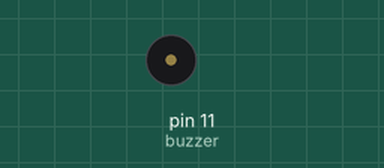
Bench run of a sketch on a simulated Arduino Uno, built with avr-gcc and run on an emulated ATmega328P. Shown: buzzer (waves = sounding).

Above: at 0.1 s.
At 40.4 s:
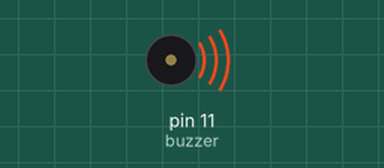
Timing chart, 0 to 44.1 s (numbered marks = the images above):
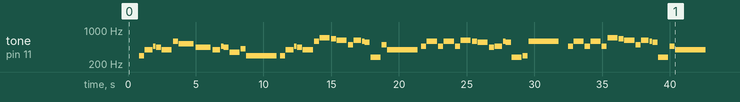

The sketch:

Lession01-buzzer.ino
```cpp
#define NOTE_B0  31
#define NOTE_C1  33
#define NOTE_CS1 35
#define NOTE_D1  37
#define NOTE_DS1 39
#define NOTE_E1  41
#define NOTE_F1  44
#define NOTE_FS1 46
#define NOTE_G1  49
#define NOTE_GS1 52
#define NOTE_A1  55
#define NOTE_AS1 58
#define NOTE_B1  62
#define NOTE_C2  65
#define NOTE_CS2 69
#define NOTE_D2  73
#define NOTE_DS2 78
#define NOTE_E2  82
#define NOTE_F2  87
#define NOTE_FS2 93
#define NOTE_G2  98
#define NOTE_GS2 104
#define NOTE_A2  110
#define NOTE_AS2 117
#define NOTE_B2  123
#define NOTE_C3  131
#define NOTE_CS3 139
#define NOTE_D3  147
#define NOTE_DS3 156
#define NOTE_E3  165
#define NOTE_F3  175
#define NOTE_FS3 185
#define NOTE_G3  196
#define NOTE_GS3 208
#define NOTE_A3  220
#define NOTE_AS3 233
#define NOTE_B3  247
#define NOTE_C4  262
#define NOTE_CS4 277
#define NOTE_D4  294
#define NOTE_DS4 311
#define NOTE_E4  330
#define NOTE_F4  349
#define NOTE_FS4 370
#define NOTE_G4  392
#define NOTE_GS4 415
#define NOTE_A4  440
#define NOTE_AS4 466
#define NOTE_B4  494
#define NOTE_C5  523
#define NOTE_CS5 554
#define NOTE_D5  587
#define NOTE_DS5 622
#define NOTE_E5  659
#define NOTE_F5  698
#define NOTE_FS5 740
#define NOTE_G5  784
#define NOTE_GS5 831
#define NOTE_A5  880
#define NOTE_AS5 932
#define NOTE_B5  988
#define NOTE_C6  1047
#define NOTE_CS6 1109
#define NOTE_D6  1175
#define NOTE_DS6 1245
#define NOTE_E6  1319
#define NOTE_F6  1397
#define NOTE_FS6 1480
#define NOTE_G6  1568
#define NOTE_GS6 1661
#define NOTE_A6  1760
#define NOTE_AS6 1865
#define NOTE_B6  1976
#define NOTE_C7  2093
#define NOTE_CS7 2217
#define NOTE_D7  2349
#define NOTE_DS7 2489
#define NOTE_E7  2637
#define NOTE_F7  2794
#define NOTE_FS7 2960
#define NOTE_G7  3136
#define NOTE_GS7 3322
#define NOTE_A7  3520
#define NOTE_AS7 3729
#define NOTE_B7  3951
#define NOTE_C8  4186
#define NOTE_CS8 4435
#define NOTE_D8  4699
#define NOTE_DS8 4978
#define REST 0


int tempo = 144;


int buzzer = 11;

int noteDuration[] ={


  2,  4,
   -4, 8,  4,
   2,  4,
   -2,
   -2,
   -4, 8,  4,
   2,  4,
   -1,
   4,

   -4, 8,  4, //10
   2,  4,
   2,  4,
   2,  4,
   -4,  8,  4,
  2,  4,
   -1,
  4,

   2, 4,//18
   2, 4,
   2,  4,
   2,  4,
  -4,  8,  4,
   2,  4,
   -1,
  4,4,

   2, 4,//26
   2, 4,
   2,  4,
   2,  4,
   -4,  8,  4,
   2, 4,
   -1,


};


int melody[] = {


  REST, NOTE_D4,
  NOTE_G4,  NOTE_AS4, NOTE_A4,
  NOTE_G4, NOTE_D5,
  NOTE_C5,
  NOTE_A4,
  NOTE_G4,  NOTE_AS4, NOTE_A4,
  NOTE_F4, NOTE_GS4,
  NOTE_D4,
  NOTE_D4,

  NOTE_G4,  NOTE_AS4, NOTE_A4, //10
  NOTE_G4, NOTE_D5,
  NOTE_F5, NOTE_E5,
  NOTE_DS5, NOTE_B4,
  NOTE_DS5,  NOTE_D5, NOTE_CS5,
  NOTE_CS4,NOTE_B4,
  NOTE_G4,
  NOTE_AS4,

  NOTE_D5, NOTE_AS4,//18
  NOTE_D5, NOTE_AS4,
  NOTE_DS5, NOTE_D5,
  NOTE_CS5, NOTE_A4,
  NOTE_AS4,  NOTE_D5, NOTE_CS5,
  NOTE_CS4, NOTE_D4,
  NOTE_D5,
  REST,  NOTE_AS4,

  NOTE_D5, NOTE_AS4,//26
  NOTE_D5, NOTE_AS4,
  NOTE_F5, NOTE_E5,
  NOTE_DS5, NOTE_B4,
  NOTE_DS5,  NOTE_D5, NOTE_CS5,
  NOTE_CS4, NOTE_AS4,
  NOTE_G4,

};

// sizeof gives the number of bytes, each int value is composed of two bytes (16 bits)
// there are two values per note (pitch and duration), so for each note there are four bytes
int notes = sizeof(melody) / sizeof(melody[0]);

// this calculates the duration of a whole note in ms (60s/tempo)*4 beats
int wholenote = (60000 * 4) / tempo;

int divider = 0, noteDurationDelay = 0;

void setup() {
  // iterate over the notes of the melody.
  // Remember, the array is twice the number of notes (notes + durations)
  for (int thisNote = 0; thisNote < notes ; thisNote = thisNote + 1) {

    // calculates the duration of each note
    divider = noteDuration[thisNote];
    if (divider > 0) {
      // regular note, just proceed
      noteDurationDelay = (wholenote) / divider;
    } else if (divider < 0) {
      // dotted notes are represented with negative durations!!
      noteDurationDelay = (wholenote) / abs(divider);
      noteDurationDelay *= 1.5; // increases the duration in half for dotted notes
    }

    // we only play the note for 90% of the duration, leaving 10% as a pause
    tone(buzzer, melody[thisNote], noteDurationDelay*0.9);

    // Wait for the specief duration before playing the next note.
    delay(noteDurationDelay);

    // stop the waveform generation before the next note.
    (buzzer);
  }
}

void loop() {
  // no need to repeat the melody.
}
```
